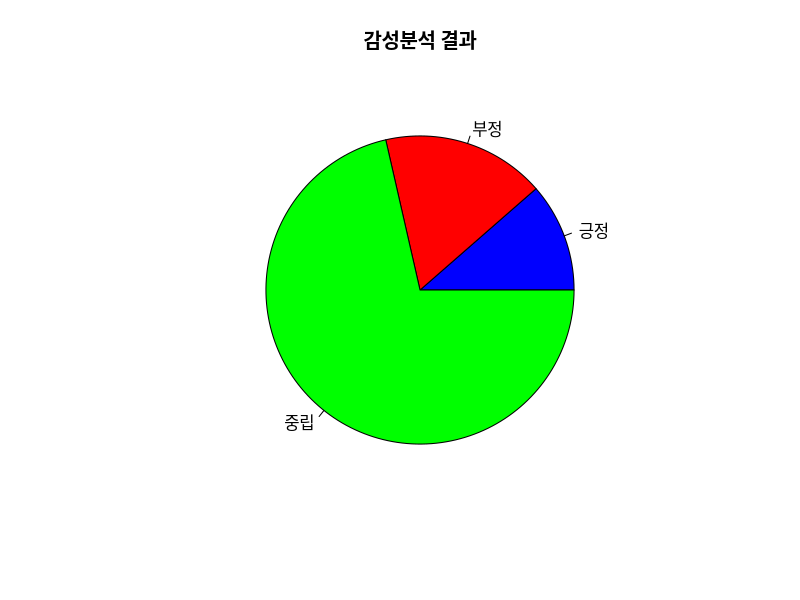

Generate this figure with R:
# emotional analysis
# https://github.com/park1200656/KnuSentiLex
# 군산대 감성사전 다운로드

library(plyr); library(dplyr)
library(stringr)

setwd("/Users/offret/R")

txt<-readLines("parasite.txt")

positive <- readLines("positive.txt", encoding = "UTF-8")
positive=positive[-1]

negative <- readLines("negative.txt", encoding = "UTF-8")
negative=negative[-1]

sentimental = function(sentences, positive, negative) {
  
  scores = laply(sentences, function(sentence, positive, negative) {
    
    sentence = gsub('[[:punct:]]', '', sentence) # 문장부호 제거
    sentence = gsub('[[:cntrl:]]', '', sentence) # 특수문자 제거
    sentence = gsub('\\d+', '', sentence)        # 숫자 제거
    
    word.list = str_split(sentence, '\\s+')      # 공백 기준으로 단어 생성 -> \\s+ : 공백 정규식, +(1개 이상)
    words = unlist(word.list)                    # unlist() : list를 vector 객체로 구조변경
    
    pos.matches = match(words, positive)           # words의 단어를 positive에서 matching
    neg.matches = match(words, negative)
    
    pos.matches = !is.na(pos.matches)            # NA 제거, 위치(숫자)만 추출
    neg.matches = !is.na(neg.matches)
    
    score = sum(pos.matches) - sum(neg.matches)  # 긍정 - 부정   
    return(score)
  }, positive, negative)
  
  scores.df = data.frame(score=scores, text=sentences)
  return(scores.df)
}


result=sentimental(txt, positive, negative)

result$color[result$score >=1] = "blue"
result$color[result$score ==0] = "green"
result$color[result$score < 0] = "red"

result$remark[result$score >=1] = "긍정"
result$remark[result$score ==0] = "중립"
result$remark[result$score < 0] = "부정"

sentiment_result= table(result$remark)
sentiment_result

pie(sentiment_result, main="감성분석 결과",
col=c("blue","red","green"), radius=0.8, family="AppleGothic")

